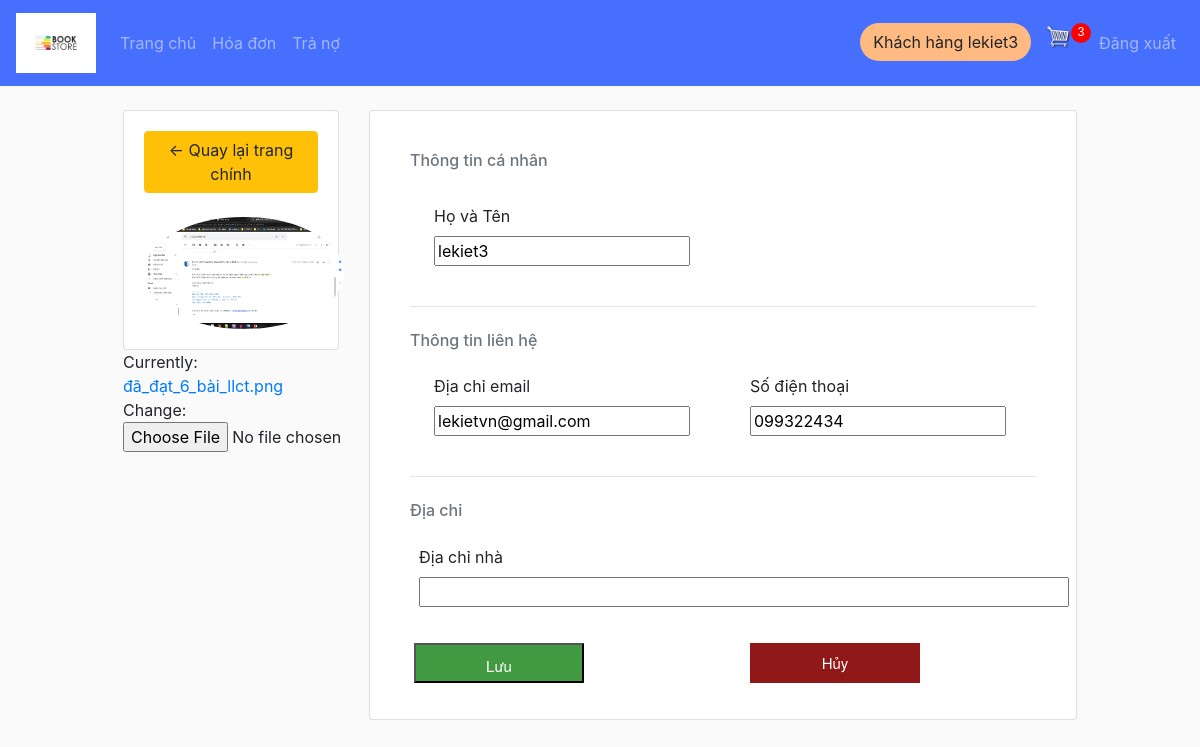
The app's page /customer_info/ (signed in) with its own data.
### book/models.py (models this page shows, shortened)
class Person(models.Model):
    class Meta:
        verbose_name_plural = 'Thành viên'
    id = models.CharField(max_length=100, primary_key=True, editable=True)
    ho_ten = models.CharField('Họ tên', max_length=100, null=True)
    ngay_sinh = models.DateField('Ngày sinh', null=True, editable=True)
    so_dien_thoai = models.CharField('Số điện thoại', max_length=13, null=True)
    dia_chi = models.CharField('Địa chỉ', max_length=1000, null=True)
    email = models.CharField('Email', max_length=50, null=True)
    profile_pic = models.ImageField(default="profile1.png", null=True)
    user = models.OneToOneField(User, blank=True, null=True, on_delete=models.CASCADE) # a user can have 1 customer, a customer have a user
    @property
    def get_group_name(self):
        query_set = Group.objects.filter(user = self.user)
        if not query_set:
            query_set = ''
        else:
            query_set = query_set[0].name.capitalize()
        return query_set

### book/views.py (the view)
# urls.py: path('customer_info/', views.customer_info, name='information'),
@login_required(login_url='login')
def customer_info(request):
    customer = request.user.person
    form = CustomerInfo(instance=customer)
    if request.method == "POST":
        form = CustomerInfo(request.POST, request.FILES, instance=customer)
        if form.is_valid():
            if form.cleaned_data['profile_pic'] is None:
                form['profile_pic'] = "profile1.png"
            form.save()
    cart_info = get_cart_info(request)
    context = {'form': form, 'cartItems':cart_info['cartItems']}
    return render(request, 'book/customer_info.html', context)

### book/forms.py
class CustomerInfo(ModelForm):
    class Meta:
        model = Person
        fields = ['ho_ten', 'so_dien_thoai', 'email', 'profile_pic', 'dia_chi']
    def __init__(self, *args, **kwargs):
        super(CustomerInfo, self).__init__(*args, **kwargs) # Call to ModelForm constructor
        self.fields['dia_chi'].widget.attrs['cols'] = 10
        self.fields['dia_chi'].widget.attrs['rows'] = 20

### book/models.py (called while the page is built)
    @property
    def get_cart_items(self):
        cac_mat_hang = self.chitiethoadon_set.all()
        total = sum([mh.so_luong for mh in cac_mat_hang])
        return total

### book/utils.py (called while the page is built)
def get_cart_info(request):
    if request.user.is_authenticated:
        kh = request.user.person
        hd = HoaDon.objects.get(khach_hang = kh, da_tra=-1, tong_tien=0)
        mat_hang = hd.chitiethoadon_set.all()
        cartItems = hd.get_cart_items
    return {'mat_hang': mat_hang, 'hd':hd, 'cartItems': cartItems}

### book/templates/book/customer_info.html (shortened to what this page needs)
{%  extends 'book/main.html' %}
{% load humanize %}
{% block content %}
<form action="" method="POST" enctype="multipart/form-data">
    <div class="row">
        <div class="col-md-3">
            <div class="card card-body">
                <a class="btn btn-warning" href="{% url 'home' %}"> &#8592; Quay lại trang chính</a><br>
                <img class="profile-pic" src="{{request.user.person.profile_pic.url}}" >
            </div>
            {{form.profile_pic}}
        </div>
        <div class="col-md-9">
            <div class="card card-body">
                <div class="card-body">
                    <h6 class="heading-small text-muted mb-4">Thông tin cá nhân</h6>
                    <div class="pl-lg-4">
                    <div class="row">
                    <div class="col-md-12">
                    <div class="form-group focused">
                    <label class="form-control-label" for="id_ho_ten">Họ và Tên</label><br>
                    {{form.ho_ten}}
            </div>
            </div>
            </div>
            </div>
                <hr class="my-4">
                <h6 class="heading-small text-muted mb-4">Thông tin liên hệ</h6>
                <div class="pl-lg-4">
                    <div class="row">
                        <div class="col-lg-6">
                        <div class="form-group focused">
                        <label class="form-control-label" for="email">Địa chỉ email</label><br>
                        {{form.email}}
                        </div>
                        </div>
                        <div class="col-lg-6">
                        <div class="form-group focused">
                        <label class="form-control-label" for="so_dien_thoai">Số điện thoại</label><br>
                        {{form.so_dien_thoai}}
                        </div>
                        </div>
                    </div>
                </div>
                <hr class="my-4">
                <h6 class="heading-small text-muted mb-4">Địa chỉ</h6>
                <div class="pl-lg-4">
                    <div class="row">
                        <div class="form-group focused">
                            <label class="form-control-label" for="dia_chi">Địa chỉ nhà</label><br>
                            {{form.dia_chi}}
                        </div>
                    </div>
                </div>
                </div>
                <div class="pl-lg-4">
                    <div class="row">
                        <div class="col-lg-6">
                        <div class="form-group focused">
                            <input style="text-decoration:none;font-family:Gotham,
                            'Helvetica Neue', Helvetica, Arial, sans-serif;color:#ffffff;
                            background:#419941;width:170px;text-align:center;
                            line-height:40px;height:40px;display:block;
                            font-size:15px;" type="submit" value="Lưu">
                        </div>
                        </div>
                        <div class="col-lg-6">
                        <div class="form-group focused">
                            <a style="text-decoration:none;font-family:Gotham,
                            'Helvetica Neue', Helvetica, Arial, sans-serif;color:#ffffff;
                            background:#911818;width:170px;text-align:center;
                            line-height:40px;height:40px;display:block;
                            font-size:15px;" href="\" a>Hủy</a>
                        </div>
                        </div>
                    </div>
                </div>
            </div>
        </div>
    </div>
</div>
{% endblock %}

### book/templates/book/navbar.html (shortened to what this page needs)
{% load static %}
<nav class="navbar navbar-expand-sm navbar-dark" style="background-color: rgba(40, 88, 255, 0.85);">
  <a class="navbar-brand" href="{% url 'home' %}">
    <img src="{% static 'images/logons.png' %}" alt="logo" height="60px">
  </a>
  <div class="collapse navbar-collapse" id="navbarSupportedContent">
    <ul class="navbar-nav mr-auto">
      <li class="nav-item {% if request.resolver_match.view_name == 'home' %}active{% endif %}">
        <a class="nav-link" href="{% url 'home' %}">Trang chủ </a>
      </li>
      {% if user.is_authenticated %}
        {% if user.person.get_group_name == 'Thủ kho' %}
          <li class="nav-item {% if request.resolver_match.view_name == 'book_entry' %}active{% endif %}">
            <a class="nav-link" href="{% url 'book_entry' %}">Nhập sách</a>
          </li>
          <li class="nav-item dropdown {% if request.resolver_match.view_name == 'inventory_report' or  request.resolver_match.view_name == 'debt_report' %}active{% endif %}">
            <a class="nav-link dropdown-toggle" href="#" id="navbarDropdown" role="button" data-toggle="dropdown" aria-haspopup="true" aria-expanded="false">
              Báo cáo
            </a>
            <div class="dropdown-menu" aria-labelledby="navbarDropdown">
              <a class="dropdown-item" href="{% url 'inventory_report' %}">Báo cáo tồn</a>
              <a class="dropdown-item" href="{% url 'debt_report' %}">Báo cáo nợ</a>
            </div>
          </li>
        {% elif user.person.get_group_name == 'Khách hàng' %}
          <li class="nav-item {% if request.resolver_match.view_name == 'list_invoice' %}active{% endif %}">
            <a class="nav-link" href="{% url 'list_invoice' %}">Hóa đơn</a>
          </li>
          <li class="nav-item {% if request.resolver_match.view_name == 'pay_debt' %}active{% endif %}">
            <a class="nav-link" href="{% url 'pay_debt' %}">Trả nợ</a>
          </li>
        {% endif %}
      {% endif %}
    </ul>
    <div class="form-inline my-2 my-lg-0">
      <ul class="navbar-nav">
        {% if user.is_authenticated %}
        <li class="nav-item">
          <a class="btn" style="background-color: #FFBA81; border-radius: 40px;" href="/customer_info/">{{request.user.person.get_group_name}} {{request.user}}</a>
        </li>
          {% if user.person.get_group_name == 'Khách hàng' %}
            <a href="{% url 'cart' %}">
              <img id="cart-icon" src="{% static 'images/cart.png' %}" alt="cart-icon">
            </a>
            <p id="cart-total">{{cartItems}}</p>
          {% endif %}
        <li class="nav-item">
          <a class="nav-link" href="{% url 'logout' %}">Đăng xuất</a>
        </li>
        {% endif %}
    </ul>
    </div>
  </div>
</nav>

### static/css/navbar.css (style rules this page uses)
#cart-icon { width:25px; display: inline-block; margin-left: 15px; }
#cart-total { display: block; text-align: center; color:#fff; background-color: red; width: 20px; height: 20px; border-radius: 80%; font-size: 12px; }

### static/css/book_main.css (style rules this page uses)
body { background-color: hsl(0, 0%, 98%); }
h1,h2,h3,h4,h5,h6 { color:hsl(0, 0%, 21%); }
.col-md-4, .col-md-6, .col-md-8, .col-md-12 { margin-top: 10px; }

### book/templates/book/customer_info.html (style rules this page uses)
.profile-pic { max-width: 200px; max-height:200px; margin: 0 auto; border-radius: 50%; }
#id_dia_chi { width: 650px; height: 30px; }

### records on screen
Person: ho_ten "lekiet3", email "lekietvn@gmail.com", so_dien_thoai "099322434"

### other values on screen
{{ request.user.person.get_group_name }} "Khách hàng"
{{ request.user }} "lekiet3"
{{ cartItems }} "3"
